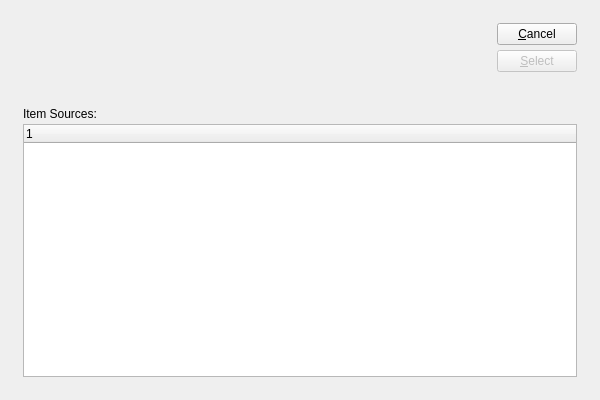
<ui version="4.0" >
 <author></author>
 <comment>This file is part of the xTuple ERP: PostBooks Edition, a free and
open source Enterprise Resource Planning software suite,
Copyright (c) 1999-2011 by OpenMFG LLC, d/b/a xTuple.
It is licensed to you under the Common Public Attribution License
version 1.0, the full text of which (including xTuple-specific Exhibits)
is available at www.xtuple.com/CPAL.  By using this software, you agree
to be bound by its terms.</comment>
 <class>itemSourceList</class>
 <widget class="QDialog" name="itemSourceList" >
  <property name="geometry" >
   <rect>
    <x>0</x>
    <y>0</y>
    <width>600</width>
    <height>400</height>
   </rect>
  </property>
  <property name="windowTitle" >
   <string>Item Sources</string>
  </property>
  <layout class="QGridLayout" >
   <item row="0" column="0" >
    <layout class="QGridLayout" >
     <property name="leftMargin" >
      <number>12</number>
     </property>
     <property name="topMargin" >
      <number>12</number>
     </property>
     <property name="rightMargin" >
      <number>12</number>
     </property>
     <property name="bottomMargin" >
      <number>12</number>
     </property>
     <property name="horizontalSpacing" >
      <number>12</number>
     </property>
     <property name="verticalSpacing" >
      <number>12</number>
     </property>
     <item row="0" column="0" >
      <layout class="QHBoxLayout" >
       <property name="spacing" >
        <number>7</number>
       </property>
       <item>
        <widget class="ItemCluster" name="_item" />
       </item>
       <item>
        <layout class="QHBoxLayout" >
         <property name="spacing" >
          <number>0</number>
         </property>
         <item>
          <spacer>
           <property name="orientation" >
            <enum>Qt::Horizontal</enum>
           </property>
           <property name="sizeType" >
            <enum>QSizePolicy::Expanding</enum>
           </property>
           <property name="sizeHint" >
            <size>
             <width>20</width>
             <height>20</height>
            </size>
           </property>
          </spacer>
         </item>
         <item>
          <layout class="QVBoxLayout" >
           <property name="spacing" >
            <number>0</number>
           </property>
           <item>
            <layout class="QVBoxLayout" >
             <property name="spacing" >
              <number>5</number>
             </property>
             <item>
              <widget class="QPushButton" name="_close" >
               <property name="text" >
                <string>&amp;Cancel</string>
               </property>
              </widget>
             </item>
             <item>
              <widget class="QPushButton" name="_select" >
               <property name="enabled" >
                <bool>false</bool>
               </property>
               <property name="text" >
                <string>&amp;Select</string>
               </property>
               <property name="default" >
                <bool>true</bool>
               </property>
              </widget>
             </item>
            </layout>
           </item>
           <item>
            <spacer>
             <property name="orientation" >
              <enum>Qt::Vertical</enum>
             </property>
             <property name="sizeType" >
              <enum>QSizePolicy::Expanding</enum>
             </property>
             <property name="sizeHint" >
              <size>
               <width>20</width>
               <height>20</height>
              </size>
             </property>
            </spacer>
           </item>
          </layout>
         </item>
        </layout>
       </item>
      </layout>
     </item>
     <item row="1" column="0" >
      <widget class="QFrame" name="_frame" >
       <property name="sizePolicy" >
        <sizepolicy vsizetype="Preferred" hsizetype="Preferred" >
         <horstretch>0</horstretch>
         <verstretch>1</verstretch>
        </sizepolicy>
       </property>
       <property name="frameShape" >
        <enum>QFrame::NoFrame</enum>
       </property>
       <property name="frameShadow" >
        <enum>QFrame::Raised</enum>
       </property>
       <layout class="QGridLayout" >
        <property name="leftMargin" >
         <number>0</number>
        </property>
        <property name="topMargin" >
         <number>0</number>
        </property>
        <property name="rightMargin" >
         <number>0</number>
        </property>
        <property name="bottomMargin" >
         <number>0</number>
        </property>
        <item row="0" column="0" >
         <layout class="QVBoxLayout" >
          <property name="spacing" >
           <number>0</number>
          </property>
          <item>
           <widget class="QLabel" name="_itemSourceLit" >
            <property name="sizePolicy" >
             <sizepolicy vsizetype="Fixed" hsizetype="Expanding" >
              <horstretch>0</horstretch>
              <verstretch>0</verstretch>
             </sizepolicy>
            </property>
            <property name="minimumSize" >
             <size>
              <width>0</width>
              <height>20</height>
             </size>
            </property>
            <property name="text" >
             <string>Item Sources:</string>
            </property>
           </widget>
          </item>
          <item>
           <widget class="XTreeWidget" name="_itemsrc" >
            <property name="minimumSize" >
             <size>
              <width>0</width>
              <height>100</height>
             </size>
            </property>
           </widget>
          </item>
         </layout>
        </item>
       </layout>
      </widget>
     </item>
    </layout>
   </item>
  </layout>
 </widget>
 <layoutdefault spacing="6" margin="11" />
 <pixmapfunction>qPixmapFromMimeSource</pixmapfunction>
 <customwidgets>
  <customwidget>
   <class>ItemCluster</class>
   <extends>QWidget</extends>
   <header>itemcluster.h</header>
   <container>1</container>
  </customwidget>
  <customwidget>
   <class>XTreeWidget</class>
   <extends>QTreeWidget</extends>
   <header>xtreewidget.h</header>
  </customwidget>
 </customwidgets>
 <tabstops>
  <tabstop>_item</tabstop>
  <tabstop>_itemsrc</tabstop>
  <tabstop>_select</tabstop>
  <tabstop>_close</tabstop>
 </tabstops>
 <includes>
  <include location="global" >parameter.h</include>
 </includes>
 <resources/>
 <connections>
  <connection>
   <sender>_itemsrc</sender>
   <signal>valid(bool)</signal>
   <receiver>_select</receiver>
   <slot>setEnabled(bool)</slot>
   <hints>
    <hint type="sourcelabel" >
     <x>20</x>
     <y>20</y>
    </hint>
    <hint type="destinationlabel" >
     <x>20</x>
     <y>20</y>
    </hint>
   </hints>
  </connection>
  <connection>
   <sender>_itemsrc</sender>
   <signal>itemSelected(int)</signal>
   <receiver>_select</receiver>
   <slot>animateClick()</slot>
   <hints>
    <hint type="sourcelabel" >
     <x>20</x>
     <y>20</y>
    </hint>
    <hint type="destinationlabel" >
     <x>20</x>
     <y>20</y>
    </hint>
   </hints>
  </connection>
  <connection>
   <sender>_close</sender>
   <signal>clicked()</signal>
   <receiver>itemSourceList</receiver>
   <slot>reject()</slot>
   <hints>
    <hint type="sourcelabel" >
     <x>20</x>
     <y>20</y>
    </hint>
    <hint type="destinationlabel" >
     <x>20</x>
     <y>20</y>
    </hint>
   </hints>
  </connection>
 </connections>
</ui>
